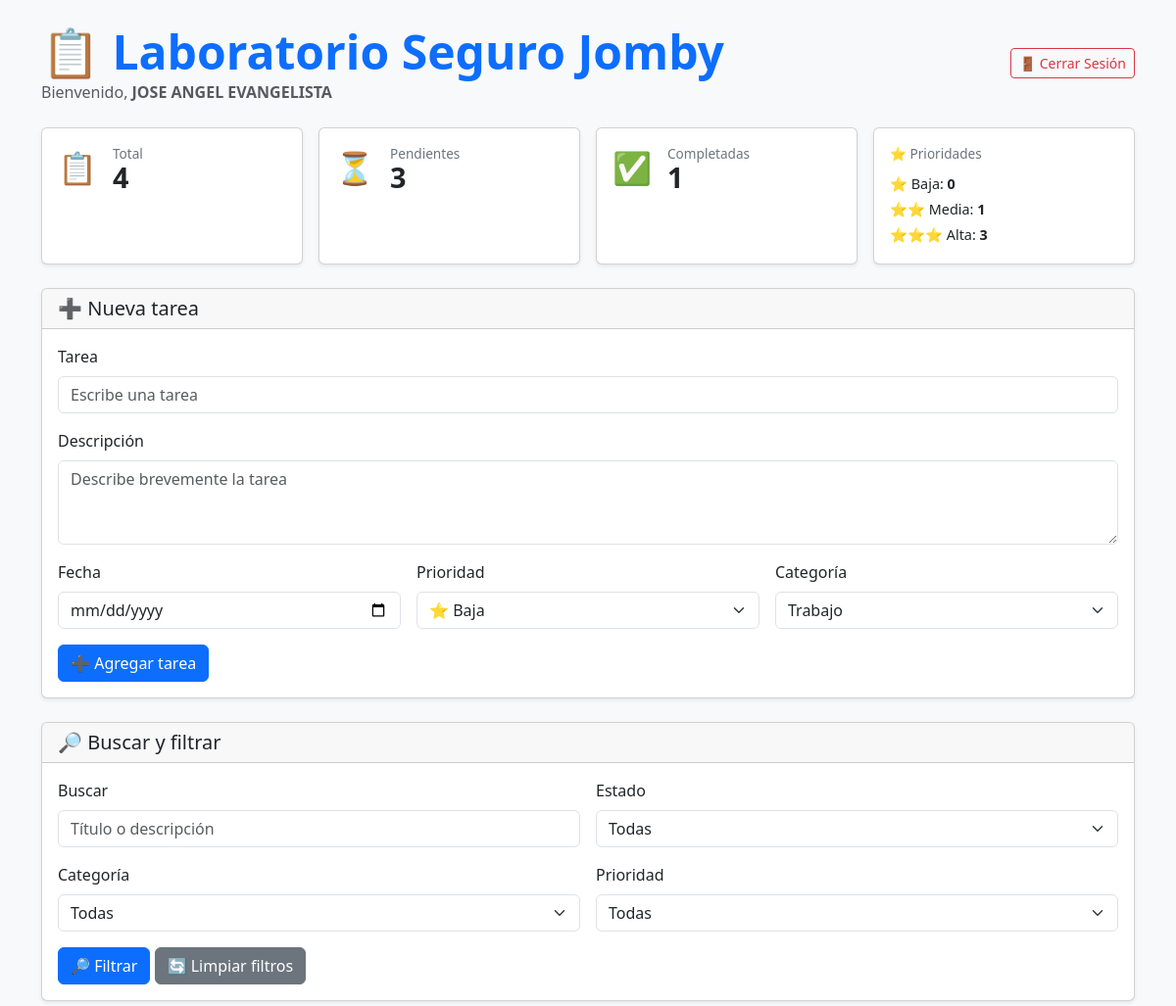
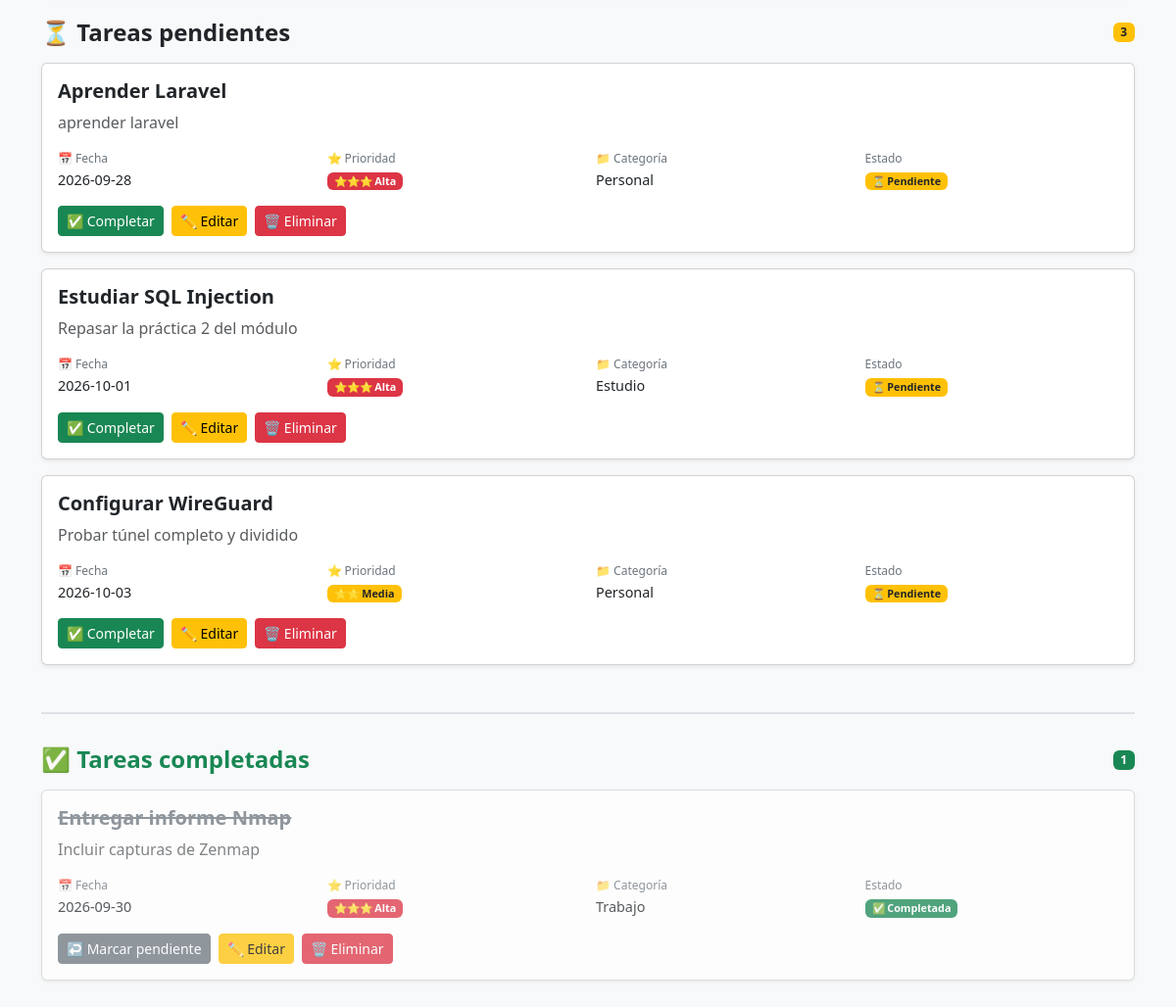
The app's page /index.php (signed in) with its own data (2 pictures, top to bottom).
### tables this page shows
CREATE TABLE `tareas` (
  `id` int(11) NOT NULL,
  `titulo` varchar(255) NOT NULL,
  `descripcion` text DEFAULT NULL,
  `fecha` date NOT NULL,
  `prioridad` tinyint(4) NOT NULL,
  `categoria` enum('Trabajo','Estudio','Personal') NOT NULL,
  `completada` tinyint(1) NOT NULL DEFAULT 0,
  `fecha_creacion` timestamp NOT NULL DEFAULT current_timestamp()
);

### includes/funciones.php (called while the page is built, shortened)
<?php
require_once __DIR__ . "/../config/config.php";
function obtenerTareas(
    string $buscar = "",
    string $estado = "",
    string $categoria = "",
    string $prioridad = ""
): array {
    global $pdo;
    $sql = "SELECT * FROM tareas WHERE 1 = 1";
    $parametros = [];
    $sql .= " ORDER BY fecha_creacion DESC";
    $stmt = $pdo->prepare($sql);
    $stmt->execute($parametros);
    return $stmt->fetchAll();
}

### index.php (the view, shortened to what this page needs)
<?php
require_once "includes/funciones.php";
$buscar    = trim($_GET["buscar"] ?? "");
$estado    = $_GET["estado"] ?? "";
$categoria = $_GET["categoria"] ?? "";
$prioridad = $_GET["prioridad"] ?? "";
$resultado = obtenerTareas($buscar, $estado, $categoria, $prioridad);
$tareasPendientesLista  = [];
$tareasCompletadasLista = [];
foreach ($resultado as $tarea) {
    if ((int) $tarea["completada"] === 1) {
        $tareasCompletadasLista[] = $tarea;
    } else {
        $tareasPendientesLista[] = $tarea;
    }
}
$cantidadPendientes  = count($tareasPendientesLista);
$cantidadCompletadas = count($tareasCompletadasLista);
$totalTareas = 0;
$totalPendientes = 0;
$totalCompletadas = 0;
$prioridadBaja = 0;
$prioridadMedia = 0;
$prioridadAlta = 0;
$sqlEstadisticas = "
    SELECT
        COUNT(*) AS total,
        SUM(CASE WHEN completada = 0 THEN 1 ELSE 0 END) AS pendientes,
        SUM(CASE WHEN completada = 1 THEN 1 ELSE 0 END) AS completadas,
        SUM(CASE WHEN prioridad = 1 THEN 1 ELSE 0 END) AS prioridad_baja,
        SUM(CASE WHEN prioridad = 2 THEN 1 ELSE 0 END) AS prioridad_media,
        SUM(CASE WHEN prioridad = 3 THEN 1 ELSE 0 END) AS prioridad_alta
    FROM tareas
";
$stmtEstadisticas = $pdo->query($sqlEstadisticas);
$estadisticas = $stmtEstadisticas->fetch();
if ($estadisticas) {
    $totalTareas      = (int) ($estadisticas["total"] ?? 0);
    $totalPendientes  = (int) ($estadisticas["pendientes"] ?? 0);
    $totalCompletadas = (int) ($estadisticas["completadas"] ?? 0);
    $prioridadBaja    = (int) ($estadisticas["prioridad_baja"] ?? 0);
    $prioridadMedia   = (int) ($estadisticas["prioridad_media"] ?? 0);
    $prioridadAlta    = (int) ($estadisticas["prioridad_alta"] ?? 0);
}
?>
<!DOCTYPE html>
<html lang="es">
<head>
    <link href="https://cdn.jsdelivr.net/npm/bootstrap@5.3.3/dist/css/bootstrap.min.css" rel="stylesheet">
</head>
<body class="bg-light">
<div class="container py-4">
    <div class="d-flex justify-content-between align-items-center mb-4">
        <div>
            <h1 class="display-5 fw-bold text-primary mb-0">📋 Laboratorio Seguro Jomby</h1>
            <p class="text-muted mb-0">
                Bienvenido, <strong><?php echo htmlspecialchars($_SESSION['usuario']); ?></strong>
            </p>
        </div>
        <a href="logout.php" class="btn btn-outline-danger btn-sm">🚪 Cerrar Sesión</a>
    </div>
    <div class="row g-3 mb-4">
        <div class="col-6 col-lg-3">
            <div class="card shadow-sm stat-card h-100">
                <div class="card-body">
                    <div class="d-flex align-items-center gap-3">
                        <div class="stat-icon">📋</div>
                        <div>
                            <div class="stat-title">Total</div>
                            <div class="stat-number"><?php echo $totalTareas; ?></div>
                        </div>
                    </div>
                </div>
            </div>
        </div>
        <div class="col-6 col-lg-3">
            <div class="card shadow-sm stat-card h-100">
                <div class="card-body">
                    <div class="d-flex align-items-center gap-3">
                        <div class="stat-icon">⏳</div>
                        <div>
                            <div class="stat-title">Pendientes</div>
                            <div class="stat-number"><?php echo $totalPendientes; ?></div>
                        </div>
                    </div>
                </div>
            </div>
        </div>
        <div class="col-6 col-lg-3">
            <div class="card shadow-sm stat-card h-100">
                <div class="card-body">
                    <div class="d-flex align-items-center gap-3">
                        <div class="stat-icon">✅</div>
                        <div>
                            <div class="stat-title">Completadas</div>
                            <div class="stat-number"><?php echo $totalCompletadas; ?></div>
                        </div>
                    </div>
                </div>
            </div>
        </div>
        <div class="col-6 col-lg-3">
            <div class="card shadow-sm stat-card h-100">
                <div class="card-body">
                    <div class="stat-title mb-2">⭐ Prioridades</div>
                    <div class="priority-stat">
                        <div>⭐ Baja: <span><?php echo $prioridadBaja; ?></span></div>
                        <div>⭐⭐ Media: <span><?php echo $prioridadMedia; ?></span></div>
                        <div>⭐⭐⭐ Alta: <span><?php echo $prioridadAlta; ?></span></div>
                    </div>
                </div>
            </div>
        </div>
    </div>
    <div class="card shadow-sm mb-4">
        <div class="card-header"><h5 class="mb-0">➕ Nueva tarea</h5></div>
        <div class="card-body">
            <form method="POST" action="index.php">
                <div class="row g-3">
                    <div class="col-12">
                        <label for="titulo" class="form-label">Tarea</label>
                        <input type="text" id="titulo" name="titulo" class="form-control"
                               placeholder="Escribe una tarea" maxlength="255" required>
                    </div>
                    <div class="col-12">
                        <label for="descripcion" class="form-label">Descripción</label>
                        <textarea id="descripcion" name="descripcion" class="form-control" rows="3"
                                  placeholder="Describe brevemente la tarea"></textarea>
                    </div>
                    <div class="col-12 col-md-4">
                        <label for="fecha" class="form-label">Fecha</label>
                        <input type="date" id="fecha" name="fecha" class="form-control" required>
                    </div>
                    <div class="col-12 col-md-4">
                        <label for="prioridad" class="form-label">Prioridad</label>
                        <select id="prioridad" name="prioridad" class="form-select" required>
                            <option value="1">⭐ Baja</option>
                        </select>
                    </div>
                    <div class="col-12 col-md-4">
                        <label for="categoria" class="form-label">Categoría</label>
                        <select id="categoria" name="categoria" class="form-select" required>
                            <option value="Trabajo">Trabajo</option>
                        </select>
                    </div>
                    <div class="col-12">
                        <button type="submit" name="agregar" class="btn btn-primary">➕ Agregar tarea</button>
                    </div>
                </div>
            </form>
        </div>
    </div>
    <div class="card shadow-sm mb-4">
        <div class="card-header"><h5 class="mb-0">🔎 Buscar y filtrar</h5></div>
        <div class="card-body">
            <form method="GET" action="index.php">
                <div class="row g-3">
                    <div class="col-12 col-md-6">
                        <label for="buscar" class="form-label">Buscar</label>
                        <input type="text" id="buscar" name="buscar" class="form-control"
                               placeholder="Título o descripción"
                               value="<?php echo htmlspecialchars($buscar); ?>">
                    </div>
                    <div class="col-12 col-md-6">
                        <label for="estado" class="form-label">Estado</label>
                        <select id="estado" name="estado" class="form-select">
                            <option value="">Todas</option>
                        </select>
                    </div>
                    <div class="col-12 col-md-6">
                        <label for="filtro_categoria" class="form-label">Categoría</label>
                        <select id="filtro_categoria" name="categoria" class="form-select">
                            <option value="">Todas</option>
                        </select>
                    </div>
                    <div class="col-12 col-md-6">
                        <label for="filtro_prioridad" class="form-label">Prioridad</label>
                        <select id="filtro_prioridad" name="prioridad" class="form-select">
                            <option value="">Todas</option>
                        </select>
                    </div>
                    <div class="col-12">
                        <button type="submit" class="btn btn-primary">🔎 Filtrar</button>
                        <a href="index.php" class="btn btn-secondary">🔄 Limpiar filtros</a>
                    </div>
                </div>
            </form>
        </div>
    </div>
    <div class="d-flex justify-content-between align-items-center mb-3">
        <h2 class="h4 mb-0 section-title section-title-pending">⏳ Tareas pendientes</h2>
        <span class="badge bg-warning text-dark"><?php echo $cantidadPendientes; ?></span>
    </div>
    <?php if ($cantidadPendientes > 0): ?>
        <?php foreach ($tareasPendientesLista as $tarea): ?>
            <?php
            if ((int) $tarea["prioridad"] === 3) {
                $badgePrioridad = "badge-priority-high";
                $textoPrioridad = "⭐⭐⭐ Alta";
            } elseif ((int) $tarea["prioridad"] === 2) {
                $badgePrioridad = "badge-priority-medium";
                $textoPrioridad = "⭐⭐ Media";
            } else {
                $badgePrioridad = "badge-priority-low";
                $textoPrioridad = "⭐ Baja";
            }
            ?>
            <div class="card shadow-sm mb-3 task-card">
                <div class="card-body">
                    <h3 class="h5 fw-bold task-title"><?php echo htmlspecialchars($tarea["titulo"]); ?></h3>
                    <?php if (!empty($tarea["descripcion"])): ?>
                        <p class="text-muted mb-3"><?php echo nl2br(htmlspecialchars($tarea["descripcion"])); ?></p>
                    <?php endif; ?>
                    <div class="row g-3 mb-3">
                        <div class="col-12 col-md-3 task-info">
                            <span class="task-info-label">📅 Fecha</span>
                            <?php echo htmlspecialchars($tarea["fecha"]); ?>
                        </div>
                        <div class="col-12 col-md-3 task-info">
                            <span class="task-info-label">⭐ Prioridad</span>
                            <span class="badge <?php echo $badgePrioridad; ?>"><?php echo $textoPrioridad; ?></span>
                        </div>
                        <div class="col-12 col-md-3 task-info">
                            <span class="task-info-label">📁 Categoría</span>
                            <?php echo htmlspecialchars($tarea["categoria"]); ?>
                        </div>
                        <div class="col-12 col-md-3 task-info">
                            <span class="task-info-label">Estado</span>
                            <span class="badge bg-warning text-dark">⏳ Pendiente</span>
                        </div>
                    </div>
                    <div class="d-flex flex-wrap gap-2">
                        <a href="acciones.php?completar=<?php echo (int) $tarea["id"]; ?>" class="btn btn-sm btn-success">✅ Completar</a>
                        <a href="editar.php?id=<?php echo (int) $tarea["id"]; ?>" class="btn btn-sm btn-warning">✏️ Editar</a>
                        <button type="button" class="btn btn-sm btn-danger" data-bs-toggle="modal" data-bs-target="#modalEliminar"
                                data-id="<?php echo (int) $tarea["id"]; ?>"
                                data-titulo="<?php echo htmlspecialchars($tarea["titulo"], ENT_QUOTES, "UTF-8"); ?>">
                            🗑️ Eliminar
                        </button>
                    </div>
                </div>
            </div>
        <?php endforeach; ?>
    <?php else: ?>
        <div class="alert alert-info">📭 No hay tareas pendientes.</div>
    <?php endif; ?>
    <?php if ($cantidadCompletadas > 0): ?>
        <div class="completed-section">
            <div class="d-flex justify-content-between align-items-center mb-3">
                <h2 class="h4 mb-0 section-title section-title-completed">✅ Tareas completadas</h2>
                <span class="badge bg-success"><?php echo $cantidadCompletadas; ?></span>
            </div>
            <?php foreach ($tareasCompletadasLista as $tarea): ?>
                <?php
                if ((int) $tarea["prioridad"] === 3) {
                    $badgePrioridad = "badge-priority-high";
                    $textoPrioridad = "⭐⭐⭐ Alta";
                } elseif ((int) $tarea["prioridad"] === 2) {
                    $badgePrioridad = "badge-priority-medium";
                    $textoPrioridad = "⭐⭐ Media";
                } else {
                    $badgePrioridad = "badge-priority-low";
                    $textoPrioridad = "⭐ Baja";
                }
                ?>
                <div class="card shadow-sm mb-3 task-card task-completed">
                    <div class="card-body">
                        <h3 class="h5 fw-bold task-title"><?php echo htmlspecialchars($tarea["titulo"]); ?></h3>
                        <?php if (!empty($tarea["descripcion"])): ?>
                            <p class="text-muted mb-3"><?php echo nl2br(htmlspecialchars($tarea["descripcion"])); ?></p>
                        <?php endif; ?>
                        <div class="row g-3 mb-3">
                            <div class="col-12 col-md-3 task-info">
                                <span class="task-info-label">📅 Fecha</span>
                                <?php echo htmlspecialchars($tarea["fecha"]); ?>
                            </div>
                            <div class="col-12 col-md-3 task-info">
                                <span class="task-info-label">⭐ Prioridad</span>
                                <span class="badge <?php echo $badgePrioridad; ?>"><?php echo $textoPrioridad; ?></span>
                            </div>
                            <div class="col-12 col-md-3 task-info">
                                <span class="task-info-label">📁 Categoría</span>
                                <?php echo htmlspecialchars($tarea["categoria"]); ?>
                            </div>
                            <div class="col-12 col-md-3 task-info">
                                <span class="task-info-label">Estado</span>
                                <span class="badge bg-success">✅ Completada</span>
                            </div>
                        </div>
                        <div class="d-flex flex-wrap gap-2">
                            <a href="acciones.php?completar=<?php echo (int) $tarea["id"]; ?>" class="btn btn-sm btn-secondary">↩️ Marcar pendiente</a>
                            <a href="editar.php?id=<?php echo (int) $tarea["id"]; ?>" class="btn btn-sm btn-warning">✏️ Editar</a>
                            <button type="button" class="btn btn-sm btn-danger" data-bs-toggle="modal" data-bs-target="#modalEliminar"
                                    data-id="<?php echo (int) $tarea["id"]; ?>"
                                    data-titulo="<?php echo htmlspecialchars($tarea["titulo"], ENT_QUOTES, "UTF-8"); ?>">
                                🗑️ Eliminar
                            </button>
                        </div>
                    </div>
                </div>
            <?php endforeach; ?>
        </div>
    <?php endif; ?>
</div>
</body>
</html>

### records on screen
tareas: titulo "Aprender Laravel", descripcion "aprender laravel", fecha "2026-09-28", prioridad "⭐⭐⭐ Alta", categoria "Personal"
tareas: titulo "Estudiar SQL Injection", descripcion "Repasar la práctica 2 del módulo", fecha "2026-10-01", prioridad "⭐⭐⭐ Alta", categoria "Estudio"
tareas: titulo "Configurar WireGuard", descripcion "Probar túnel completo y dividido", fecha "2026-10-03", prioridad "⭐⭐ Media", categoria "Personal"
tareas: titulo "Entregar informe Nmap", descripcion "Incluir capturas de Zenmap", fecha "2026-09-30", prioridad "⭐⭐⭐ Alta", categoria "Trabajo"

### other values on screen
$_SESSION['usuario'] "JOSE ANGEL EVANGELISTA"
$totalTareas "4"
$totalPendientes "3"
$totalCompletadas "1"
$prioridadBaja "0"
$prioridadMedia "1"
$prioridadAlta "3"
$cantidadPendientes "3"
$cantidadCompletadas "1"
